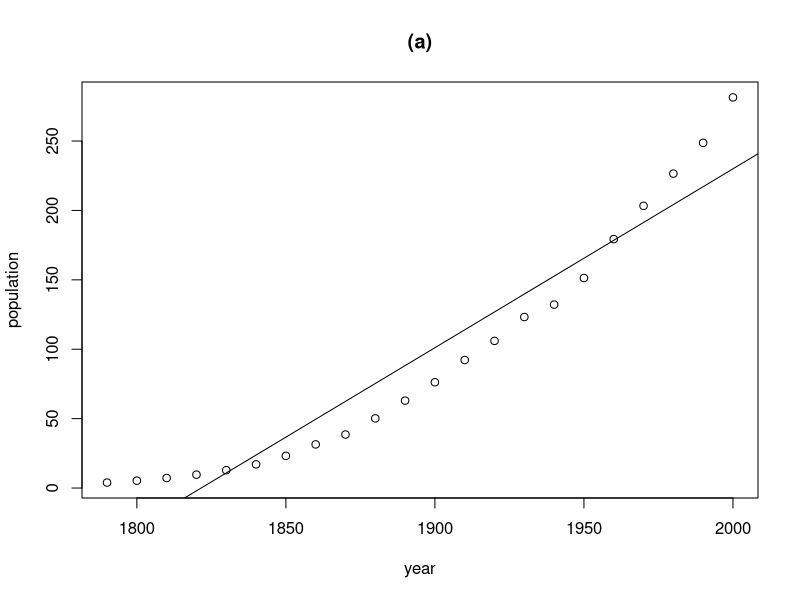
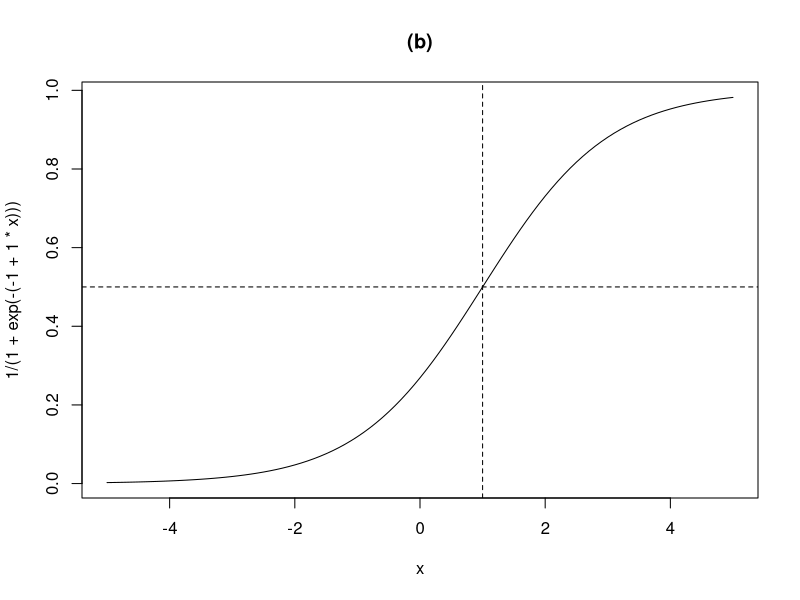
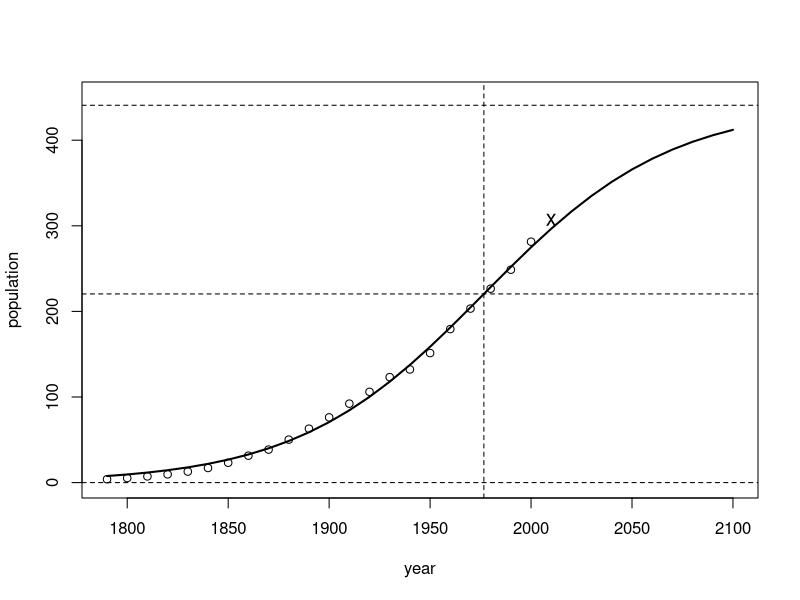
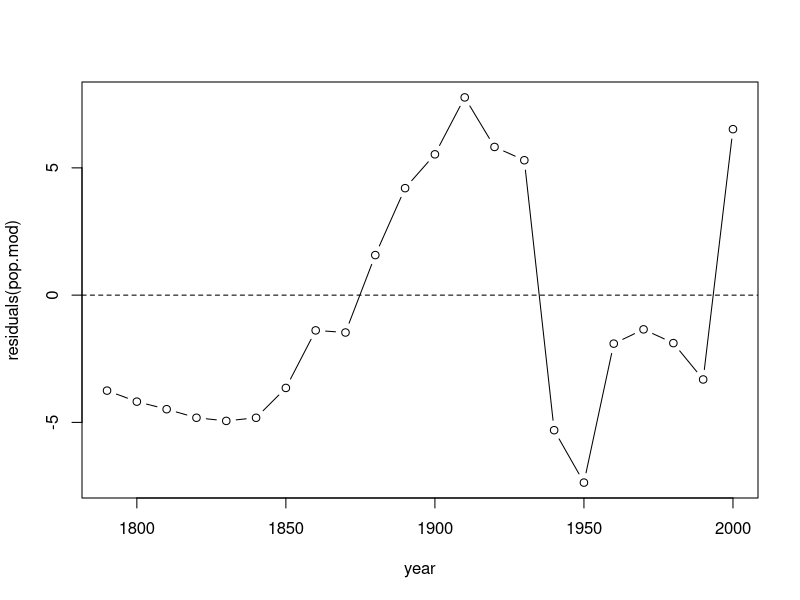
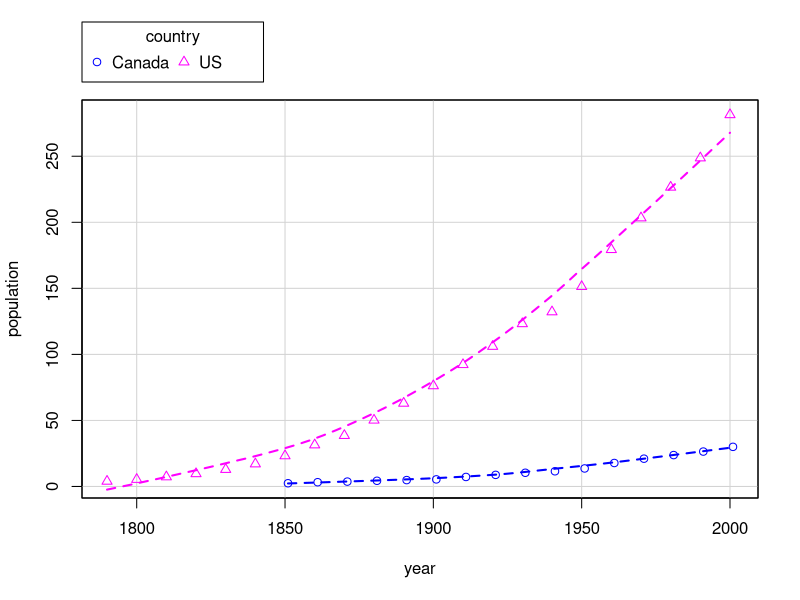

Write R code to recreate these figures, in order. (Note: this script raises an error after producing the figures.)
##-------------------------------------------------------##
## An R Companion to Applied Regression, Second Edition  ##
##    Script for Appendix on Nonlinear  Regression       ##
##                                                       ##
##    John Fox and Sanford Weisberg                      ##
##    Sage Publications, 2011                            ##
##-------------------------------------------------------##

if (exists(".options")) options(.options)
options(width=80,show.signif.stars=FALSE,digits=4,scipen=1)

library(car)
plot(population ~ year, data=USPop, main="(a)")
abline(lm(population ~ year, data=USPop))
curve(1/(1+exp(-(-1 + 1*x))), from=-5, to=5, main="(b)")
abline(h=1/2, lty=2)
abline(v=1, lty=2)
args(nls)

args(nls.control)
lm(logit(population/400) ~ year, USPop)
pop.mod <- nls(population ~ theta1/(1 + exp(-(theta2 + theta3*year))),
     start=list(theta1 = 400, theta2 = -49, theta3 = 0.025),
     data=USPop, trace=TRUE)
summary(pop.mod)
deltaMethod(pop.mod, "-theta2/theta3")

pop.mod <- update(pop.mod, trace=FALSE) # suppress trace

confint(pop.mod)
plot(population ~ year, USPop, xlim=c(1790, 2100), ylim=c(0,450))
with(USPop, lines(seq(1790, 2100, by=10),
      predict(pop.mod, data.frame(year=seq(1790, 2100, by=10))), lwd=2))
points(2010, 307, pch="x", cex=1.3)
abline(h=0, lty=2)
abline(h=coef(pop.mod)[1], lty=2)
abline(h=.5*coef(pop.mod)[1], lty=2)
abline(v= -coef(pop.mod)[2]/coef(pop.mod)[3], lty=2)
with(USPop, plot(year, residuals(pop.mod), type='b'))
abline(h=0, lty=2)
pop.ss <- nls(population ~ SSlogis(year, phi1, phi2, phi3), data=USPop)
summary(pop.ss)
deltaMethod(pop.mod, "1/theta3")
USPop$decade <- (USPop$year - 1790)/10
(pop.ss.rescaled <- nls(population ~ SSlogis(decade, nu1, nu2, nu3), data=USPop))

set.seed(12345) # for repeatability
out4 <- bootCase(pop.ss, B=999)
data.frame(summary(pop.ss)$coef[,1:2],
  bootMean=apply(out4,2,mean), bootSD=apply(out4,2,sd))

Data <- data.frame(rbind(data.frame(country="US", USPop[,1:2]),
                         data.frame(country="Canada", CanPop)))
some(Data)
scatterplot(population ~ year|country, data=Data, box=FALSE,
   reg=FALSE)
library(nlme)
m.list <- nlsList(population ~ SSlogis(year, phi1, phi2, phi3)|country,
    pool=FALSE, data=Data)
summary(m.list)
(sds <- sapply(m.list, sigmaHat))
(betas <- lapply(m.list, coef))
(vars  <- lapply(m.list, vcov))
(betas <- unlist(betas))
zero <- matrix(0, nrow=3, ncol=3)
(var <- rbind( cbind(vars[[1]], zero), cbind(zero, vars[[2]])))
deltaMethod(betas, "US.phi3 - Canada.phi3", vcov=var)
deltaMethod(betas, "US.phi2 - Canada.phi2", vcov=var)
w <- ifelse(Data$country=="Canada", (sds[1]/sds[2])^2, 1)
Data$can <- ifelse(Data$country=="Canada", 1, 0)
form1 <- population ~ (1 - can)*(phi11/(1 + exp(-(year - phi21)/phi31))) +
                      can*(phi12/(1 + exp(-(year - phi22)/phi32)))
b <- coef(m.list)
m1 <- nls(form1, data=Data, weights=w, start=list(phi11=b[1, 1], phi12=b[1, 2],
       phi21=b[1, 2], phi22=b[2, 2], phi31=b[1, 3], phi32=b[2, 3]))
form2 <- population ~ (1 - can)*(phi11/(1 + exp(-(year - phi21)/phi3))) +
                      can*(phi12/(1 + exp(-(year - phi22)/phi3)))
m2 <- nls(form2, data=Data, weights=w, start=list(phi11=b[1, 1], phi12=b[1, 2],
       phi21=b[1, 2], phi22=b[2, 2], phi3=b[1, 3]))

anova(m2, m1)

confint(m2)
model <- function(theta1, theta2, theta3, year){
     yhat <- theta1/(1 + exp(-(theta2 + theta3*year)))
     term <- exp(-(theta2 + theta3*year))
     gradient <- cbind((1 + term)^-1, # in proper order
         theta1*(1 + term)^-2 * term,
         theta1*(1 + term)^-2 * term * year)
     attr(yhat, "gradient") <- gradient
     yhat
     }
(nls(population ~ model(theta1, theta2, theta3, year),
     data=USPop, start=list(theta1=400, theta2=-49, theta3=0.025)))
(model2 <- deriv(~ theta1/(1 + exp(-(theta2 + theta3*year))), # rhs of model
     c("theta1", "theta2", "theta3"), # parameter names
     function(theta1, theta2, theta3, year){} # arguments for result
     ))
(nls(population ~ model2(theta1, theta2, theta3, year),
     data=USPop, start=list(theta1=400, theta2=-49, theta3=0.025)))
